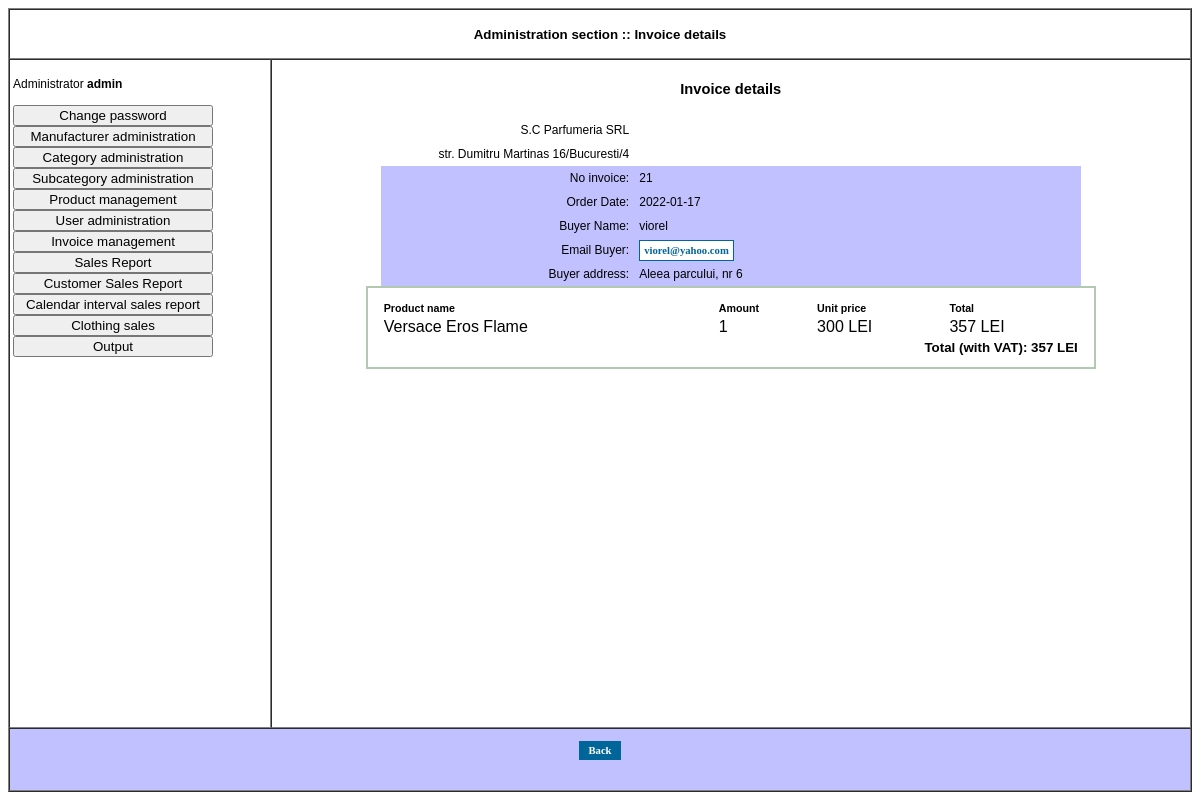
The page /admin/detailcommand.php?intIdComanda=21 (signed in) on the database its author committed.
### tables this page shows
CREATE TABLE `tcomenzi` (
  `fIdComanda` int(11) UNSIGNED NOT NULL,
  `fIdUtilizator` int(11) UNSIGNED NOT NULL DEFAULT '0',
  `fIdCupon` int(11) DEFAULT NULL,
  `fNumeCumparator` varchar(100) DEFAULT NULL,
  `fEmailCumparator` varchar(100) DEFAULT NULL,
  `fAdresaCumparator` text,
  `fDataComanda` date DEFAULT NULL
);

CREATE TABLE `tprodusecomenzi` (
  `fIdArticol` int(11) UNSIGNED NOT NULL,
  `fIdComanda` int(11) DEFAULT NULL,
  `fIdProdus` int(11) DEFAULT NULL,
  `fCantitate` int(11) DEFAULT NULL
);

CREATE TABLE `tproduse` (
  `fIdProdus` int(11) UNSIGNED NOT NULL,
  `fIdSubcategorie` int(11) UNSIGNED NOT NULL DEFAULT '0',
  `fIdProducator` int(11) UNSIGNED NOT NULL DEFAULT '0',
  `fNumeProdus` varchar(255) NOT NULL DEFAULT '',
  `fCodProdus` varchar(50) DEFAULT NULL,
  `fImagine` varchar(100) DEFAULT NULL,
  `fDescriere` varchar(255) DEFAULT NULL,
  `fSpecificatii` blob,
  `fPret` varchar(50) NOT NULL DEFAULT '0'
);

### admin/detailcommand.php (the view, shortened to what this page needs)
<?php
	include_once("../include/adminfunctions.inc.php");
?>
<html>
	<head>
		<link rel="stylesheet" href="../css/admin.css" type="text/css">
	</head>
	<body>
		<table cellpadding="0" cellspacing="0" border="1" width="100%" height="100%">
			<tr style="height: 50px; width: 100%;">
				<td colspan="2" style="font-weight: bold; text-align: center; height: 50px; width: 100%; font-family: Tahoma, Verdana, Arial; font-size: 10pt;">Administration section :: Invoice details</td>
			</tr>
			<tr>
				<td style="width: 200px;" valign="top">
				</td>
				<td style="width: 700px;" valign="top" align="center">
					<table cellpadding="5" cellspacing="0" border="0" width="700" class="modelspecs">
						<tr>
							<td align="center" colspan="2" style="font-family: Tahoma, Verdana, Arial; font-weight: bold; font-size: 11pt;"><br>Invoice details<br><br></td>
						</tr>
						<?php
							$intIdComanda = $_GET['intIdComanda'];
							$strSQL = "SELECT tcomenzi.*, tutilizatori.fNumeUtilizator FROM tcomenzi, tutilizatori WHERE tcomenzi.fIdUtilizator=tutilizatori.fIdUtilizator AND tcomenzi.fIdComanda=$intIdComanda";
							$result = mysql_query($strSQL);
							$row = mysql_fetch_array($result);
							$nrfactura = $row['fIdComanda'];
							$strDataComanda = $row['fDataComanda'];
							$strNumeCumparator = $row['fNumeCumparator'];
							$strEmailCumparator = $row['fEmailCumparator'];
							$strAdresaCumparator = $row['fAdresaCumparator'];
						?>
                                                 <tr bgcolor="#ffffff">
							<td align="right" width="250">S.C Parfumeria SRL</td>
						</tr>
                                                     <tr bgcolor="#ffffff">
							<td align="right" width="250"> str. Dumitru Martinas 16/Bucuresti/4</td>
						</tr>
						<tr bgcolor="#C1C1FF">
							<td align="right" width="250">No invoice:</td>
							<td width="450"><?php echo $nrfactura; ?></td>
						</tr>
						<tr bgcolor="#C1C1FF">
							<td align="right" width="250">Order Date:</td>
							<td width="450"><?php echo $strDataComanda; ?></td>
						</tr>
						<tr bgcolor="#C1C1FF">
							<td align="right" width="250">Buyer Name:</td>
							<td width="450"><?php echo $strNumeCumparator; ?></td>
						</tr>
						<tr bgcolor="#C1C1FF">
							<td align="right" width="250">Email Buyer:</td>
							<td width="450"><a class="genLinkReverse" href="mailto:<?php echo $strEmailCumparator; ?>"><?php echo $strEmailCumparator; ?></a></td>
						</tr>
						<tr bgcolor="#C1C1FF">
							<td align="right" width="250" valign="top">Buyer address:</td>
							<td width="450"><?php echo nl2br($strAdresaCumparator); ?></td>
						</tr>
						<?php
							$strSQL = "SELECT tprodusecomenzi.*, tproduse.fNumeProdus, tproduse.fPret FROM tprodusecomenzi, tproduse WHERE tprodusecomenzi.fIdProdus=tproduse.fIdProdus AND tprodusecomenzi.fIdComanda=$intIdComanda";
							$result = mysql_query($strSQL);
							$itemsno = mysql_num_rows($result);
							if ($itemsno > 0) {
								echo "<table style=\"width: 700px; background-color: #FFFFFF; border: 2px #B1C9B1 solid; font-size: 8pt; font-family: Verdana, Tahoma, Arial;\"><tr><td>\n";
								echo "<fieldset style=\"border: 0px;\">\n";
								echo "<table style=\"width: 700px; border: 0px;\"><tr><td>\n";
								echo "<tr style=\"font-size: 8pt; font-weight: bold;\">\n";
								echo "<td>Product name</td>\n";
								echo "<td>Amount</td>\n";
								echo "<td>Unit price</td>\n";
								echo "<td>Total</td>\n";
								echo "</tr>\n";
								$intIndex = 1;
								$intTotalCos = 0;
								while ($row = mysql_fetch_array($result)) {
									$intIndex = 3 - $intIndex;
									$strNumeProdus = $row['fNumeProdus'];
									$intCantitate = $row['fCantitate'];
										$intPret = $row['fPret'];
										$intTotalProdus = ($intPret * 1.19) * $intCantitate;
									if ($intIndex == 1) {
										echo "<tr class=\"cartrow1\">\n";
									} else {
										echo "<tr class=\"cartrow2\">\n";
									}
									echo "<td style=\"text-align: left;\">$strNumeProdus</td>\n";
									echo "<td>$intCantitate</td>\n";
									echo "<td>$intPret LEI</td>\n";
									echo "<td>$intTotalProdus LEI</td>\n";
									echo "</tr>\n";
									$intTotalCos = $intTotalCos + $intTotalProdus;
								}
								echo "<tr style=\"font-weight: bold;\">\n";
								echo "<td class=\"cartrow2\" style=\"font-size: 10pt; text-align: right;\" colspan=\"4\">Total (with VAT): " . ($intTotalCos) . " LEI</td>\n";
								echo "</tr>\n";
								echo "</table>\n";
								echo "</fieldset>\n";
								echo "</td></tr></table>\n";
								echo "<br />";
							}
						?>
						<tr bgcolor="#C1C1FF">
							<td align="center" colspan="2">
								<a href="orders.php" class="genLink" style="width: 100px;"> &nbsp; Back &nbsp; </a><br><br>
								</td>
						</tr>
					</table>
				</td>
			</tr>
		</table>
	</body>
</html>

### css/admin.css (style rules this page uses)
.modelspecs { font-family: Tahoma, Verdana, Arial; font-size: 9pt; color: #000000; }
a.genLink { text-decoration: none; font-family: Tahoma, Verdana; font-size: 8pt; color: #FFFFFF; background-color: #006699; font-weight: bold; padding: 4px; }
a.genLinkReverse { text-decoration: none; font-family: Tahoma, Verdana; font-size: 8pt; color: #006699; background-color: #FFFFFF; font-weight: bold; padding: 4px; border: 1px solid #006699; }

### rows shown on the page
tcomenzi: fIdComanda "21", fDataComanda "2022-01-17", fNumeCumparator "viorel", fEmailCumparator "viorel@yahoo.com", fAdresaCumparator "Aleea parcului, nr 6"
tprodusecomenzi: tproduse.fNumeProdus "Versace Eros Flame", fCantitate "1", tproduse.fPret "300", fCantitate.fPret "357"

### other values the page prints
$strUsername "admin"
$intTotalCos "357"
